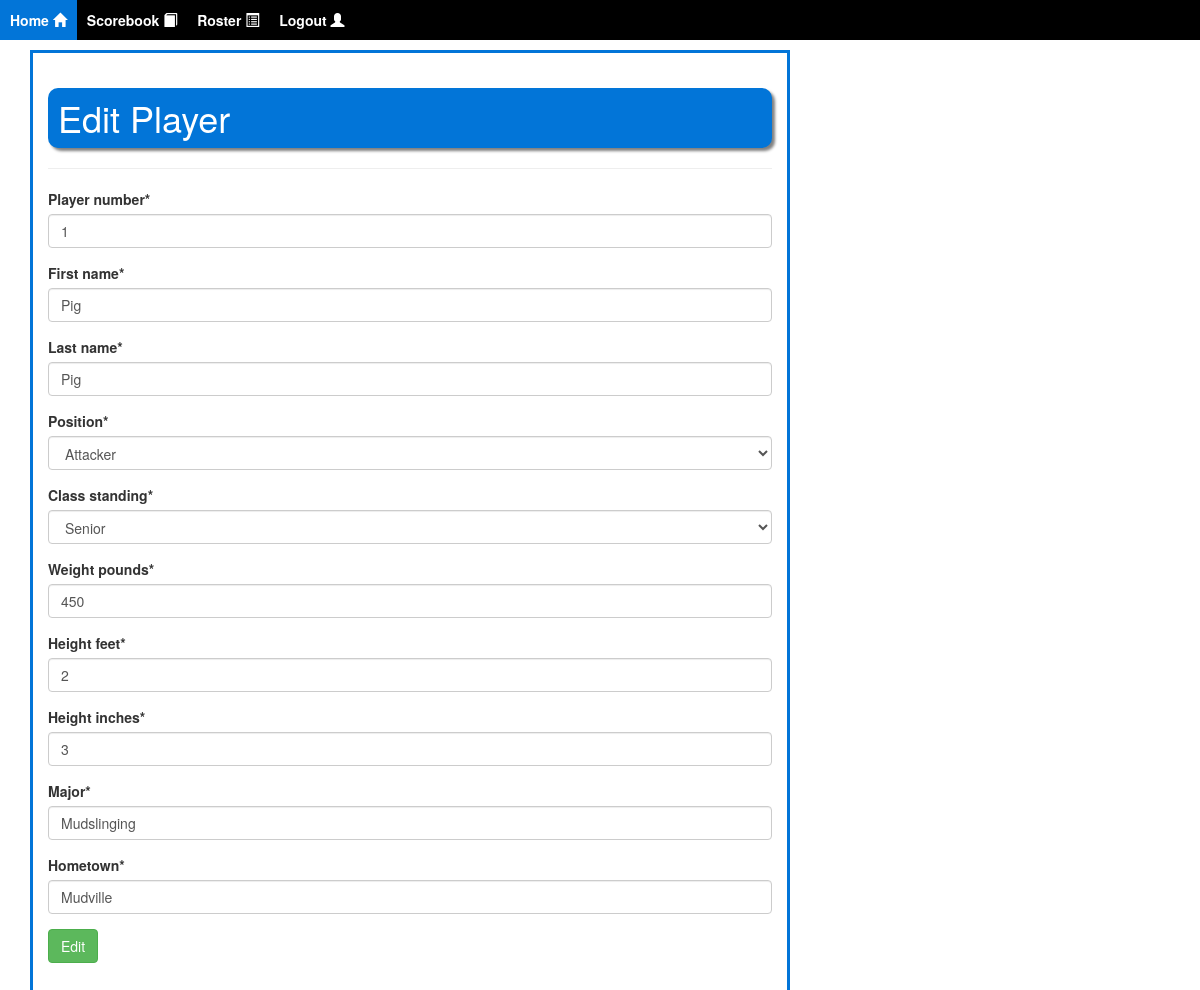
The page /edit-player/1/ (signed in) on the database its author committed.
### core/models.py (models this page shows)
class Player(models.Model):
    id = models.AutoField(primary_key=True)
    player_number = models.PositiveIntegerField("Player Number", default=0)
    first_name = models.CharField("First Name", max_length=30, default="")
    last_name = models.CharField("Last Name", max_length=30, default="")
    position = models.CharField("Position", max_length=4, choices=POSITION_CHOICES, default="ATT")
    class_standing = models.CharField("Class", max_length=2, choices=CLASS_STANDING_CHOICES, default="FR")
    weight_pounds = models.PositiveIntegerField("Weight (pounds)", default=0)
    height_feet = models.PositiveIntegerField("Height (feet)", default=0)
    height_inches = models.PositiveIntegerField("Height (inches)", default=0)
    major = models.CharField("Major", max_length=100, default="")
    hometown = models.CharField("Hometown", max_length=100, default="")
    team = models.ForeignKey(Roster,
                             on_delete=models.CASCADE,
                             default=None)
    def __str__(self):
        return f"{self.last_name}, {self.first_name} (#{self.player_number})"

### core/views.py (the view, shortened to what this page needs)
# urls.py: path('edit-player/<int:player_id>/', views.edit_player, name="edit_player"),
@login_required
def edit_player(request: HttpRequest, player_id: int) -> HttpResponse:
    player = Player.objects.get(id=player_id)
    print(player)
    initial = {
        "player_number": player.player_number,
        "first_name": player.first_name,
        "last_name": player.last_name,
        "position": player.position,
        "class_standing": player.class_standing,
        "weight_pounds": player.weight_pounds,
        "height_feet": player.height_feet,
        "height_inches": player.height_inches,
        "major": player.major,
        "hometown": player.hometown
    }
    if player is not None:
        form = PlayerEntryForm(initial=initial)
        return render(request, "edit_player.html", {"form": form, "id": player.id})
    else:
        return HttpResponse("Player Not Found")

### core/forms.py
class PlayerEntryForm(forms.Form):
    player_number = forms.IntegerField(min_value=0)
    first_name = forms.CharField(max_length=30)
    last_name = forms.CharField(max_length=30)
    position = forms.CharField(widget=forms.Select(choices=POSITION_CHOICES))
    class_standing = forms.CharField(widget=forms.Select(choices=CLASS_STANDING_CHOICES))
    weight_pounds = forms.IntegerField(min_value=0)
    height_feet = forms.IntegerField(min_value=0)
    height_inches = forms.IntegerField(min_value=0)
    major = forms.CharField(max_length=100)
    hometown = forms.CharField(max_length=100)

### core/templates/edit_player.html (shortened to what this page needs)
{% extends "base.html" %}
{% block content %}
{% load crispy_forms_tags %}
<div class="container">
    <div id="content" name="content" class="register">
        <div class="custom-block col-md-8 col-sm-8">
            <h1 class="bg_blue">Edit Player</h1>
            <hr class="ml-auto mr-auto mt-auto mb-auto">
            <form method="POST" class="form-group" action="/edit-player/{{id}}/">
                {{ form|crispy }}
                <button type="submit" class="btn btn-success">Edit</button>
            </form>
        </div>
    </div>
</div>
{% endblock content %}

### rows shown on the page
Player: player_number "1", first_name "Pig", last_name "Pig", position "Attacker", class_standing "Senior", weight_pounds "450", height_feet "2", height_inches "3", major "Mudslinging", hometown "Mudville"
